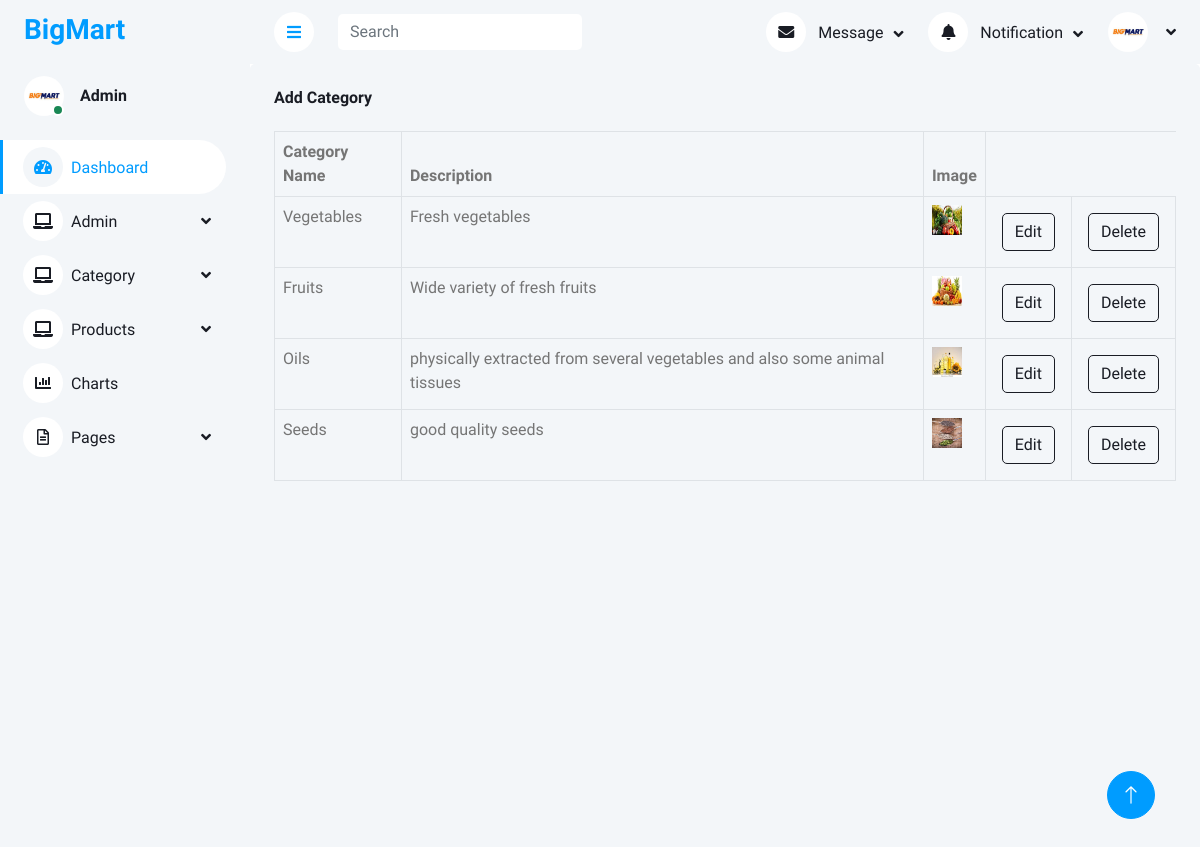
Screenshot of /indexapp/display_category/ with the database file from the repository.
### indexapp/models.py (models this page shows)
class Category(models.Model):
    C_Name=models.CharField(max_length=15,null=True,blank=True)
    Description=models.CharField(max_length=30,null=True,blank=True)
    C_Image=models.ImageField(upload_to="profile",null=True,blank=True)

### indexapp/views.py (the view)
# urls.py: path('display_category/',views.display_category,name="display_category"),
def display_category(request):
    data=Category.objects.all()
    return render(request,"view_category.html",{'data':data})

### indexapp/templates/view_category.html (shortened to what this page needs)
<!DOCTYPE html>
{% extends 'index.html' %}
{% block content %}
<html lang="en">
<head>
</head>
<body>
      <div class="bg-light rounded h-100 p-4">
                            <h6 class="mb-4">Add Category</h6>
                            <table class="table table-bordered">
                                <thead>
                                    <tr>
                                        <th scope="col"> Category Name</th>
                                        <th scope="col">Description</th>
                                        <th scope="col">Image</th>
                                    </tr>
                                </thead>
                                <tbody>
                                    {% for d in data %}
                                        <tr>
                                            <td>{{ d.C_Name }}</td>
                                            <td>{{ d.Description }}</td>
                                            <td>
                                                <img src="{{ d.C_Image.url }}" width="30px" height="30px">
                                            </td>
                                            <td>
                                                <form method="post" action="{% url 'edit_category' dataid=d.id %}" enctype="multipart/form-data">
                                                    <button type="submit"  class="btn btn-outline-dark m-2">Edit</button>
                                                </form>
                                            </td>
                                            <td>
                                                <form action="{% url 'del_category' dataid=d.id %}">
                                                    <button type="submit" class="btn btn-outline-dark m-2">Delete</button>
                                                </form>
                                            </td>
                                        </tr>
                                    {% endfor %}
                                </tbody>
                            </table>
                        </div>
</body>
</html>
{% endblock %}

### indexapp/static/css/style.css (style rules this page uses)
:root { --primary: #009CFF; --light: #F3F6F9; --dark: #191C24; }
.btn { transition: .5s; }

### rows the page displays
Category: C_Name "Vegetables", Description "Fresh vegetables", C_Image (picture)
Category: C_Name "Fruits", Description "Wide variety of fresh fruits", C_Image (picture)
Category: C_Name "Oils", Description "physically extracted from several vegetables and also some animal tissues", C_Image (picture)
Category: C_Name "Seeds", Description "good quality seeds", C_Image (picture)
